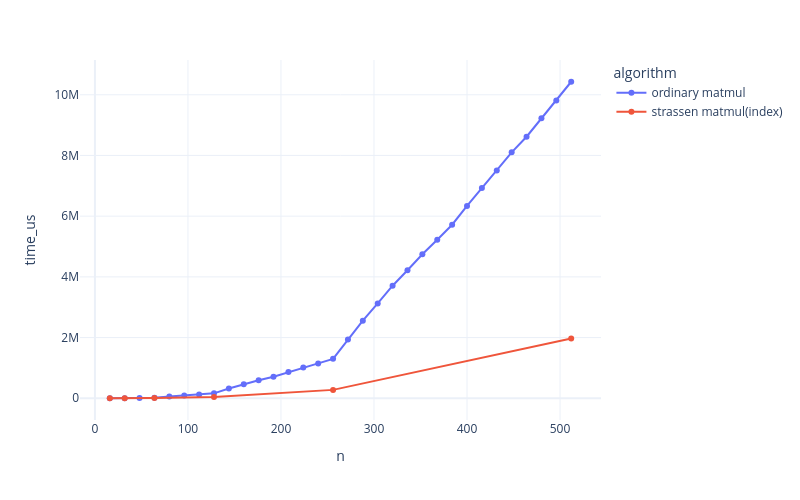

The cell this chart's notebook holds for it:
### Code cell
fig = px.line(df[df["algorithm"].isin(["ordinary matmul", "strassen matmul(index)"])],
              x='n',
              y='time_us',
              color='algorithm',
              markers=True)
fig.show()

### Figure 1 — Plotly figure (JSON) as saved in the notebook; plotly's stock layout.template omitted (floating-point values rounded to 4 significant figures)
{"data": [{"hovertemplate": "algorithm=ordinary matmul<br>n=%{x}<br>time_us=%{y}<extra></extra>", "legendgroup": "ordinary matmul", "line": {"color": "#636efa", "dash": "solid"}, "marker": {"symbol": "circle"}, "mode": "lines+markers", "name": "ordinary matmul", "orientation": "v", "showlegend": true, "type": "scatter", "x": [16, 32, 48, 64, 80, 96, 112, 128, 144, 160, 176, 192, 208, 224, 240, 256, 272, 288, 304, 320, 336, 352, 368, 384, 400, 416, 432, 448, 464, 480, 496, 512], "xaxis": "x", "y": [309, 2477, 11003, 19946, 57477, 88557, 126133, 161678, 319907, 461712, 591897, 709170, 863361, 1009850, 1148245, 1298183, 1935449, 2557321, 3125577, 3708155, 4218760, 4742520, 5224468, 5717414, 6337418, 6927658, 7500830, 8102450, 8617542, 9229712, 9814943, 10428734], "yaxis": "y"}, {"hovertemplate": "algorithm=strassen matmul(index)<br>n=%{x}<br>time_us=%{y}<extra></extra>", "legendgroup": "strassen matmul(index)", "line": {"color": "#EF553B", "dash": "solid"}, "marker": {"symbol": "circle"}, "mode": "lines+markers", "name": "strassen matmul(index)", "orientation": "v", "showlegend": true, "type": "scatter", "x": [16, 32, 64, 128, 256, 512], "xaxis": "x", "y": [111, 783, 5516, 38996, 275940, 1965623], "yaxis": "y"}], "layout": {"height": 500, "legend": {"title": {"text": "algorithm"}, "tracegroupgap": 0}, "margin": {"t": 60}, "width": 800, "xaxis": {"anchor": "y", "domain": [0, 1], "title": {"text": "n"}}, "yaxis": {"anchor": "x", "domain": [0, 1], "title": {"text": "time_us"}}}}
